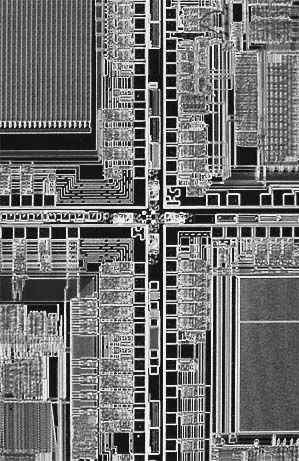
//> input picture DIP4E Book Images Global Edition/OpticalMicroscope-microporcessor-regular- texture.tif, 299 x 461 px
$ ./pointproc '../../DIP4E Book Images Global Edition/OpticalMicroscope-microporcessor-regular- texture.tif'   (built with g++ and OpenCV 4)
//> lines starting //> are read from the running program, lines starting //| are printed output that depends on the picture; after the words box and inside, x2 and y2 are one past the last pixel; in counts of white or black regions, pixels touching at a corner belong together
### TP_I2/src/improcfuncs.cpp

#include "improcfuncs.h"

using namespace  std;
using namespace cv;

// [117 lines left out: functions point_based_accessing, log_transform, exp_transform, gamma, not called in this run]

void ip::extension_dynamique(const cv::Mat &image, double gmin, double gmax)
{
    int value = 0;

    double scale = exp(2.55); //facteur d'échelle

    Mat imgextension(image.rows, image.cols, CV_8UC1, Scalar(0));

        for(int i = 0 ; i< image.rows; i++)
            for(int j = 0 ; j< image.cols; j++)
            {
                 value = image.at<uchar>(i,j);
                 double temp = (int)(255*(value-gmin)/(gmax-gmin));
                 if(temp<0){
                     imgextension.at<uchar>(i,j)=0;
                 }
                 else if(temp>255){
                     imgextension.at<uchar>(i,j)=255;
                 }
                 else{
                     imgextension.at<uchar>(i,j)=temp;
                 }
            }


        cv::namedWindow("image contrast_stretching)", 1);
        imshow("image contrast_stretching)", imgextension );
        show_histogram("histo image pour contrast_stretching", image);
        show_histogram("histo contrast_stretching", imgextension);
}


void ip::show_histogram(std::string wname, const cv::Mat &image)
{
    // Set histogram bins count
    int bins = 256;
    int histSize[] = {bins};
    // Set ranges for histogram bins
    float lranges[] = {0, 256};
    const float* ranges[] = {lranges};
    // create matrix for histogram
    cv::Mat hist;
    int channels[] = {0};

    // create matrix for histogram visualization
    int const hist_height = 256;
    cv::Mat3b hist_image = cv::Mat3b::zeros(hist_height, bins);

    cv::calcHist(&image, 1, channels, cv::Mat(), hist, 1, histSize, ranges, true, false);

    double max_val=0;
    cv::minMaxLoc(hist, 0, &max_val);

    // visualize each bin
    for(int b = 0; b < bins; b++) {
        float const binVal = hist.at<float>(b);
        int   const height = cvRound(binVal*hist_height/max_val);
        cv::line
                ( hist_image   // matrice sur laquelle on va écrire
                  , cv::Point(b, hist_height-height), cv::Point(b, hist_height) // coord(x,y)
                  , cv::Scalar::all(255) // valeur de l'intensité
                  );
    }

     cv::namedWindow(wname, 1);
     imshow(wname, hist_image );


}


void ip::computeHistogram( cv::Mat &image)
{

    int imsize = image.rows * image.cols ;

    //initialisation du vecteur
    std::vector<float> hist (256, 0);

    // initialisation du pointeur à l'image
    uchar *ptr = image.ptr<uchar>(0);

    for(int i = 0; i< imsize; i++)
        ++hist[ptr[i]]; //on incremente l'index de l'histogram

    // normalise histogram
    std::vector<float> normhist (256, 0);
    for(size_t i = 0; i< hist.size(); i++){
            normhist[i] = hist[i]/imsize;

            cout<<i<<"\t"<<normhist[i]<<endl;

    }

    // compute cummulative distribution function
    std::vector<float> cfd (256, 0);
    cfd[0] = normhist[0];
    for(size_t i = 1; i< normhist.size(); i++){
        cfd[i] = normhist[i] + cfd[i-1];
    }

    // define lookup table (LUT)
    std::vector<float> lut(256,0);

    //Allocate LUT
    for (int i = 0; i<256; i++)
        lut[i] = (int) (255.0*cfd[i]);

    int value(0);
    Mat imgequalise(image.rows, image.cols, CV_8UC1, Scalar(0));

    for(int i = 0 ; i< image.rows; i++)
        for(int j = 0 ; j< image.cols; j++)
        {
            value = image.at<uchar>(i,j);
            imgequalise.at <uchar>(i,j) = (int) lut[value];
        }

    cv::namedWindow("image exp", 1);
    cv::imshow("image exp", imgequalise );

    show_histogram("hist2",imgequalise);

}

// [827 lines left out: functions convolution, convolve, convolve_2, maxGradiant, Roberts_cross_filter, Central_difference_filter and 20 more, not called in this run]

### TP_I2/apps/pointproc.cpp

#include "opencv2/opencv.hpp"
#include <opencv2/imgproc/imgproc.hpp>
#include <opencv2/objdetect/objdetect.hpp>
#include <opencv2/highgui/highgui.hpp>

#include "iostream"

// include functions of static library
#include "improcfuncs.h"

using namespace cv;
using namespace std;

int main(int argc, char** argv) {

    std::string image_path = argv[1];

    Mat img = imread(image_path, IMREAD_COLOR);
//> img is the input picture: 461 rows x 299 cols, CV_8UC3; min 2, max 254, mean 113.9

    Mat imgray;


    if(img.empty())
    {
        std::cout << "Could not read the image: " << image_path << std::endl;
        return 1;
    }

    cv::imshow("Display window", img);

    cv::cvtColor(img,imgray,cv::COLOR_BGR2GRAY);

    // [9 lines of commented-out code are left out]

    ip::extension_dynamique(imgray, 84, 144);
//> the loop in extension_dynamique, `for(int i = 0 ; i< image.rows; i++)` made 461 passes
//> value on passes 1 to 3: 110, 58, 24
//> after the loop in extension_dynamique, `for(int i = 0 ; i< image.rows; i++)`:
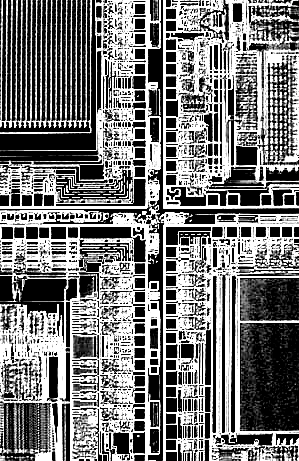
//> imgextension: 461 rows x 299 cols, CV_8UC1; min 0, max 255, mean 119
//> after the loop in extension_dynamique, `for(int i = 0 ; i< image.rows; i++)`: value = 198
//> in show_histogram, `cv::calcHist(&image, 1, channels, cv::Mat(), hist, 1, histSize, ranges..`: hist = 256 values, max 2285 at index 21, min 0 at index 0, mean 538.4
//> in show_histogram, `cv::minMaxLoc(hist, 0, &max_val);`: max_val = 2285
//> the loop in show_histogram, `for(int b = 0; b < bins; b++)` made 256 passes
//> (binVal, height) on passes 1 to 3: (0, 0), (0, 0), (1, 0)
//> after the loop in show_histogram, `for(int b = 0; b < bins; b++)`:
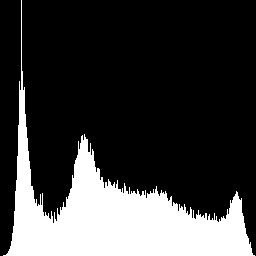
//> hist_image: 256 rows x 256 cols, CV_8UC3; 23.6% white; 1 white region, box (x1, y1, x2, y2) and area: (3, 0, 255, 256) 15444
//> call 2 of show_histogram, with wname = "histo contrast_stretching"
//> in show_histogram (call 2), `cv::calcHist(&image, 1, channels, cv::Mat(), hist, 1, histSize, ranges..`: hist = 256 values, max 51188 at index 0, min 0 at index 1, mean 538.4
//> in show_histogram (call 2), `cv::minMaxLoc(hist, 0, &max_val);`: max_val = 51188
//> the loop in show_histogram (call 2), `for(int b = 0; b < bins; b++)` made 256 passes
//> (binVal, height) on passes 1 to 3: (51188, 256), (0, 0), (0, 0)
//> after the loop in show_histogram (call 2), `for(int b = 0; b < bins; b++)`:
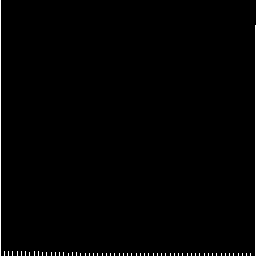
//> hist_image: 256 rows x 256 cols, CV_8UC3; 1.1% white in thin lines or dots

    //ip::show_histogram("hist1",imgray);

    ip::computeHistogram(imgray);
//> after the loop in computeHistogram, `for(int i = 0; i< imsize; i++)`: hist = 256 values, max 2285 at index 21, min 0 at index 0, mean 538.4
//> the loop in computeHistogram, `for(size_t i = 0; i< hist.size(); i++)` made 256 passes
//| 0	0
//| 1	0
//| 2	7.25484e-06
//| 3	3.62742e-05
//| 4	6.52936e-05
//| 5	6.52936e-05
//| 6	0.000116077
//| 7	0.000217645
//> (output is shown up to pass 8 of 256)
//> after the loop in computeHistogram, `for(size_t i = 0; i< hist.size(); i++)`: normhist = 256 values, max 0.0166 at index 21, min 0 at index 0, mean 0.00391
//> after the loop in computeHistogram, `for(size_t i = 1; i< normhist.size(); i++)`: cfd = 256 values from 0 to 1
//> after the loop in computeHistogram, `for (int i = 0; i<256; i++)`: lut = 256 values from 0 to 254
//> the loop in computeHistogram, `for(int i = 0 ; i< image.rows; i++)` made 461 passes
//> after the loop in computeHistogram, `for(int i = 0 ; i< image.rows; i++)`:
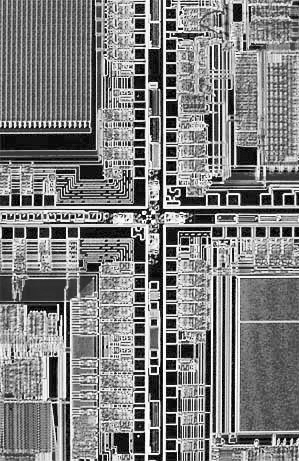
//> imgequalise: 461 rows x 299 cols, CV_8UC1; min 0, max 254, mean 127.7
//> after the loop in computeHistogram, `for(int i = 0 ; i< image.rows; i++)`: value = 198
//> call 3 of show_histogram, with wname = "hist2"
//> in show_histogram (call 3), `cv::calcHist(&image, 1, channels, cv::Mat(), hist, 1, histSize, ranges..`: hist = 256 values, max 2285 at index 18, min 0 at index 5, mean 538.4
//> in show_histogram (call 3), `cv::minMaxLoc(hist, 0, &max_val);`: max_val = 2285
//> the loop in show_histogram (call 3), `for(int b = 0; b < bins; b++)` made 256 passes
//> (binVal, height) on passes 1 to 3: (412, 46), (477, 53), (401, 45)
//> after the loop in show_histogram (call 3), `for(int b = 0; b < bins; b++)`:
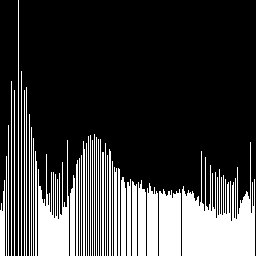
//> hist_image: 256 rows x 256 cols, CV_8UC3; 23.6% white; 41 white regions, largest, box (x1, y1, x2, y2) and area: (182, 142, 255, 256) 4488, (38, 140, 69, 256) 1952, (159, 189, 181, 256) 1393

    // attente d'une touche de clavier
    cv::waitKey(0);

    return 0;
}

$ run again, on DIP4E Book Images Global Edition/WashingtonDC-Band3-Red-512.tif
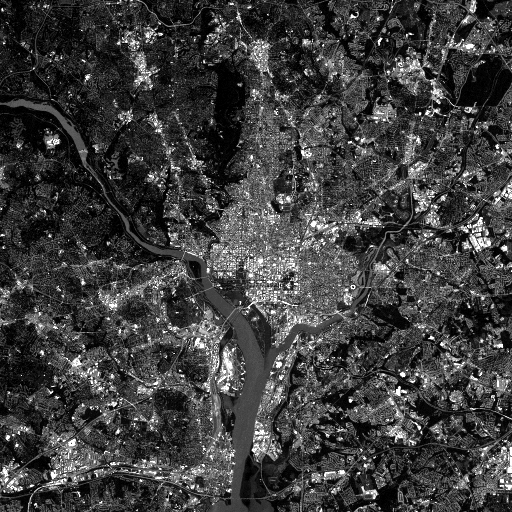
//> input picture DIP4E Book Images Global Edition/WashingtonDC-Band3-Red-512.tif, 512 x 512 px
//> img is the input picture: 512 rows x 512 cols, CV_8UC3; min 0, max 255, mean 62.2
//> the loop in extension_dynamique, `for(int i = 0 ; i< image.rows; i++)` made 512 passes
//> value on passes 1 to 3: 62, 38, 47
//> after the loop in extension_dynamique, `for(int i = 0 ; i< image.rows; i++)`: value = 28
//> in show_histogram, `cv::calcHist(&image, 1, channels, cv::Mat(), hist, 1, histSize, ranges..`: hist = 256 values, max 16113 at index 9, min 0 at index 1, mean 1024
//> max_val = 16113
//> the loop in show_histogram, `for(int b = 0; b < bins; b++)` made 256 passes
//> (binVal, height) on passes 1 to 3: (8235, 131), (0, 0), (0, 0)
//> the loop in show_histogram (call 2), `for(int b = 0; b < bins; b++)` made 256 passes
//> (binVal, height) on passes 1 to 3: (190294, 256), (0, 0), (0, 0)
//> the loop in computeHistogram, `for(size_t i = 0; i< hist.size(); i++)` made 256 passes
//| 0	0.031414
//| 1	0
//| 2	0
//| 3	0
//| 4	0.0556412
//> (output is shown up to pass 5 of 256)
//> after the loop in computeHistogram, `for(size_t i = 0; i< hist.size(); i++)`: normhist = 256 values, max 0.0615 at index 9, min 0 at index 1, mean 0.00391
//> in computeHistogram, `cfd[0] = normhist[0];`: cfd = 256 values, max 0.0314 at index 0, min 0 at index 1, mean 0.000123
//> after the loop in computeHistogram, `for(size_t i = 1; i< normhist.size(); i++)`: cfd = 256 values from 0.0314 to 1
//> after the loop in computeHistogram, `for (int i = 0; i<256; i++)`: lut = 256 values from 8 to 255
//> the loop in computeHistogram, `for(int i = 0 ; i< image.rows; i++)` made 512 passes
//> after the loop in computeHistogram, `for(int i = 0 ; i< image.rows; i++)`:
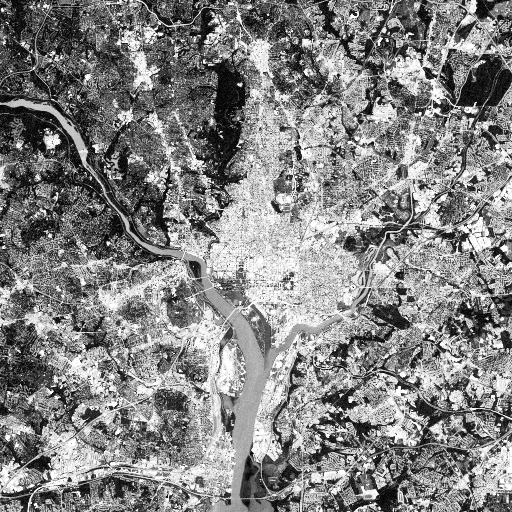
//> imgequalise: 512 rows x 512 cols, CV_8UC1; min 8, max 255, mean 131.5
//> after the loop in computeHistogram, `for(int i = 0 ; i< image.rows; i++)`: value = 28
//> in show_histogram (call 3), `cv::calcHist(&image, 1, channels, cv::Mat(), hist, 1, histSize, ranges..`: hist = 256 values, max 16113 at index 37, min 0 at index 0, mean 1024
//> max_val = 16113
//> the loop in show_histogram (call 3), `for(int b = 0; b < bins; b++)` made 256 passes
//> after the loop in show_histogram (call 3), `for(int b = 0; b < bins; b++)`:
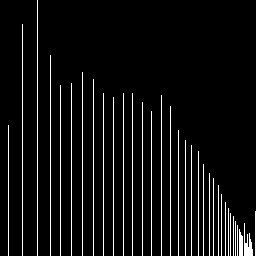
//> hist_image: 256 rows x 256 cols, CV_8UC3; 6.4% white in thin lines or dots
